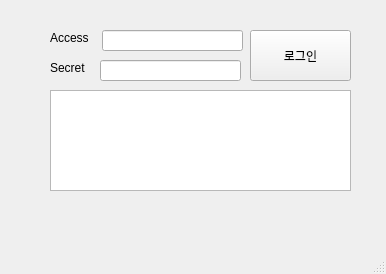
<?xml version="1.0" encoding="UTF-8"?>
<ui version="4.0">
 <class>MainWindow</class>
 <widget class="QMainWindow" name="MainWindow">
  <property name="geometry">
   <rect>
    <x>0</x>
    <y>0</y>
    <width>386</width>
    <height>274</height>
   </rect>
  </property>
  <property name="windowTitle">
   <string>MainWindow</string>
  </property>
  <widget class="QWidget" name="centralwidget">
   <widget class="QLabel" name="label">
    <property name="geometry">
     <rect>
      <x>50</x>
      <y>30</y>
      <width>58</width>
      <height>16</height>
     </rect>
    </property>
    <property name="text">
     <string>Access</string>
    </property>
   </widget>
   <widget class="QLabel" name="label_2">
    <property name="geometry">
     <rect>
      <x>50</x>
      <y>60</y>
      <width>58</width>
      <height>16</height>
     </rect>
    </property>
    <property name="text">
     <string>Secret</string>
    </property>
   </widget>
   <widget class="QLineEdit" name="input1">
    <property name="geometry">
     <rect>
      <x>102</x>
      <y>30</y>
      <width>141</width>
      <height>21</height>
     </rect>
    </property>
    <property name="echoMode">
     <enum>QLineEdit::Password</enum>
    </property>
   </widget>
   <widget class="QLineEdit" name="input2">
    <property name="geometry">
     <rect>
      <x>100</x>
      <y>60</y>
      <width>141</width>
      <height>21</height>
     </rect>
    </property>
    <property name="echoMode">
     <enum>QLineEdit::Password</enum>
    </property>
   </widget>
   <widget class="QPushButton" name="loginButton">
    <property name="geometry">
     <rect>
      <x>250</x>
      <y>30</y>
      <width>101</width>
      <height>51</height>
     </rect>
    </property>
    <property name="text">
     <string>로그인</string>
    </property>
   </widget>
   <widget class="QTextEdit" name="log">
    <property name="geometry">
     <rect>
      <x>50</x>
      <y>90</y>
      <width>301</width>
      <height>101</height>
     </rect>
    </property>
   </widget>
  </widget>
  <widget class="QMenuBar" name="menubar">
   <property name="geometry">
    <rect>
     <x>0</x>
     <y>0</y>
     <width>386</width>
     <height>24</height>
    </rect>
   </property>
  </widget>
  <widget class="QStatusBar" name="statusbar"/>
 </widget>
 <resources/>
 <connections/>
</ui>
